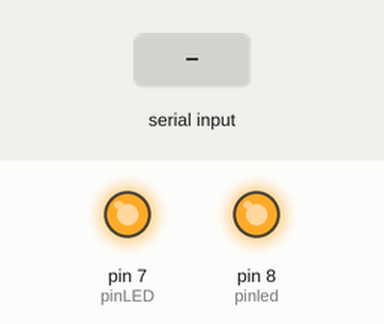
Simulated run of this sketch. Board: Arduino Uno, built with avr-gcc and run on an emulated ATmega328P. Shown: output pins drawn as LEDs (lit = HIGH). Inputs (shaded band) come from the test bench.

Above: at 1.2 s.
1.3 s: "1" received over Serial
At 2.6 s:
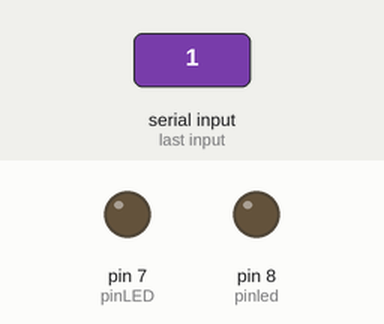
Timing chart, 0 to 4.8 s (numbered marks = the images above; inputs shaded):
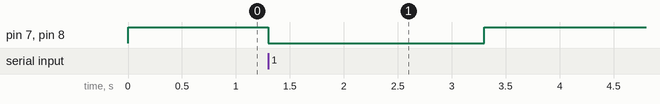

The sketch:

control_de_focos.ino
```cpp
const int pinLED = 7;
const int pinled = 8;

void setup()
{
  Serial.begin(9600);
  pinMode(pinLED, OUTPUT);
  pinMode(pinled, OUTPUT);
  digitalWrite(pinLED, HIGH);
  digitalWrite(pinled, HIGH);

}

void loop()
{

  if (Serial.available()>0)
  {
    char option = Serial.read();

    if (option == '1')
    {


      digitalWrite(pinLED, LOW);
      digitalWrite(pinled, LOW);
      delay(2000);
      digitalWrite(pinLED,HIGH);
      digitalWrite(pinled,HIGH);

    }
    else{
      digitalWrite(pinLED,HIGH);
      digitalWrite(pinled,HIGH);
    }

  }
}
```

Measured:
- after the input at 1.3 s, pin 7 (pinLED), pin 8 (pinled): HIGH → LOW at once, → HIGH 2.0 s later
